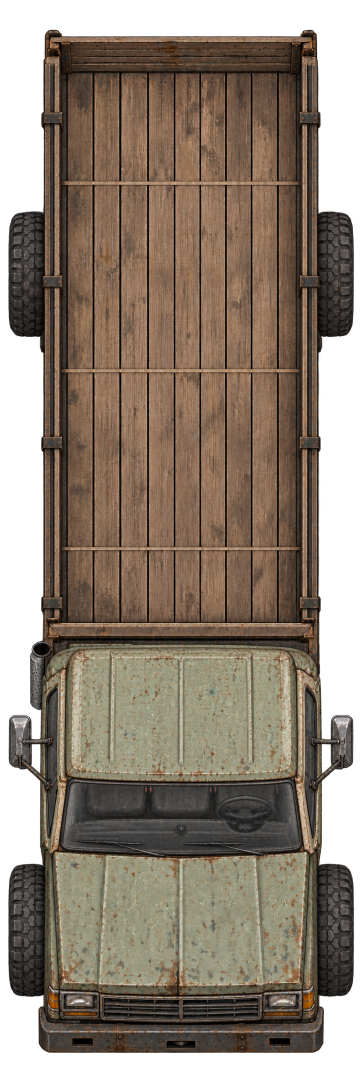
#> input picture dev/art/m4/ciezarowka/roof-on.png, 724 x 2172 px (shown at 1/2 size)
$ python validate.py
#> lines starting #> are read from the running program, lines starting #| are printed output that depends on the picture
"""Measure decoded, shipped pixels of the truck pair and write validation.json."""
import hashlib
import json
import sys
from pathlib import Path

from PIL import Image, ImageChops, ImageDraw

sys.dont_write_bytecode = True
from compose import CAB, HERE, SEAT_SHIFT, SIZE, compose

ROOT = HERE.parents[3]


def changed_pixels(a, b):
    difference = ImageChops.difference(a.convert("RGBA"), b.convert("RGBA"))
    maximum = Image.new("L", a.size)
    for channel in difference.split():
        maximum = ImageChops.lighter(maximum, channel)
    return maximum, maximum.point(lambda value: 255 if value else 0).histogram()[255]


if __name__ == "__main__":
    paths = [HERE / name for name in (
        "roof-on.png", "roof-off.png", "roof-on-native-v1.png", "roof-off-native-v1.png",
        "roof-on-v2.png", "roof-off-v2.png")]
    paths += [ROOT / name for name in ("tokens/pojazdy/ciezarowka.webp",
              "tokens/pojazdy/wnetrza/ciezarowka.webp", "tokens/portraits/pojazd-ciezarowka.webp")]
    files = []
    for path in paths:
        with Image.open(path) as image:
#> image is the input picture: PIL image 724x2172 RGBA; mean R, G, B, A 86.8, 73.8, 60.5, 194.5
            row = {"file": path.relative_to(ROOT).as_posix(), "size": list(image.size),
                   "mode": image.mode, "bytes": path.stat().st_size,
                   "sha256": hashlib.sha256(path.read_bytes()).hexdigest()}
            if "A" in image.getbands():
                alpha = image.getchannel("A")
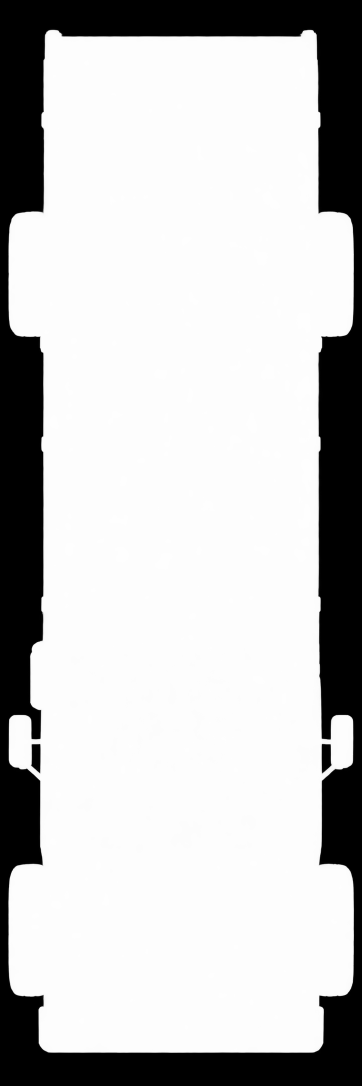
#> alpha: PIL image 724x2172 L (shown at 1/2 size); min 0, max 255, mean 194.5
                bounds = alpha.point(lambda value: 255 if value > 8 else 0).getbbox()
#> bounds = (16, 59, 708, 2106)
                row.update(alphaRange=list(alpha.getextrema()), bboxAlphaAbove8=bounds,
                           heightFillPercent=round((bounds[3]-bounds[1])*100/image.height,2))
                row["borderAlphaMax"] = max(alpha.crop(box).getextrema()[1] for box in (
                    (0,0,image.width,1), (0,image.height-1,image.width,image.height),
                    (0,0,1,image.height), (image.width-1,0,image.width,image.height)))
                assert row["alphaRange"] == [0,255] and row["borderAlphaMax"] <= 8
            files.append(row)
#> pass 2 of the loop `for path in paths:`:
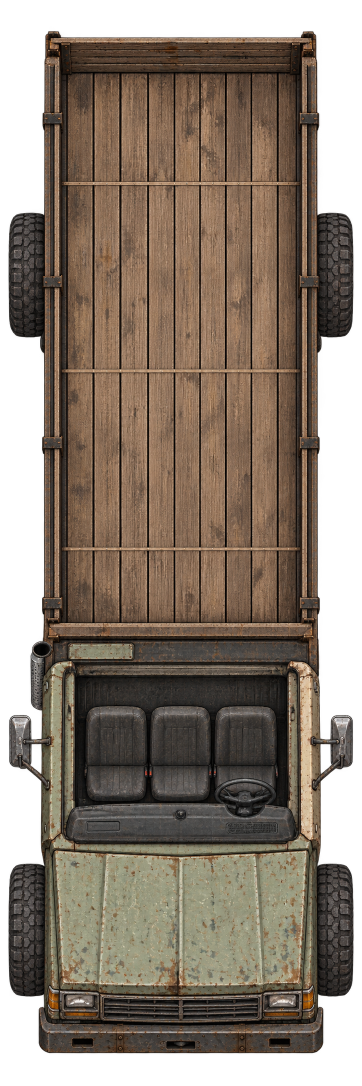
#> input picture dev/art/m4/ciezarowka/roof-off.png, 724 x 2172 px (shown at 1/2 size)
#> image is the input picture: PIL image 724x2172 RGBA; mean R, G, B, A 81.6, 68.7, 56.1, 193
#> `alpha = image.getchannel("A")`:
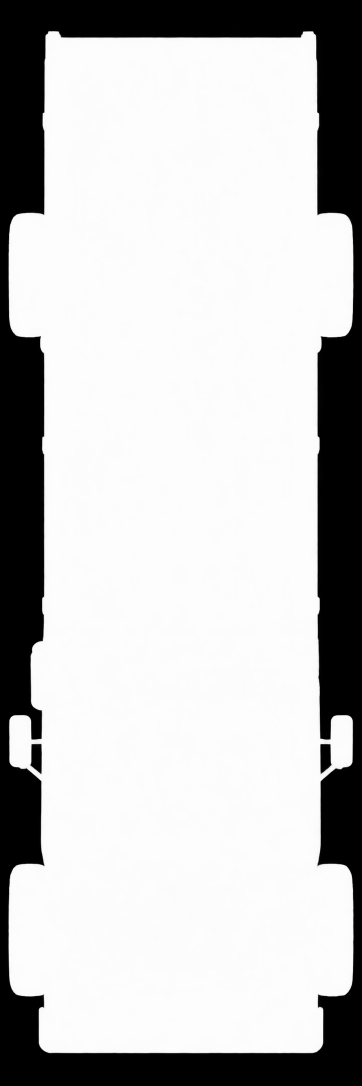
#> alpha: PIL image 724x2172 L (shown at 1/2 size); min 0, max 255, mean 193
#> bounds = (16, 60, 708, 2107)
#> pass 3 of the loop `for path in paths:`:
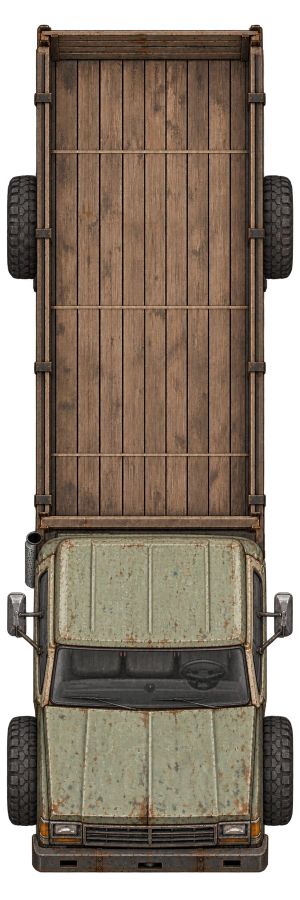
#> input picture dev/art/m4/ciezarowka/roof-on-native-v1.png, 600 x 1800 px (shown at 1/2 size)
#> image is the input picture: PIL image 600x1800 RGBA; mean R, G, B, A 86.7, 73.6, 60.2, 194.5
#> `alpha = image.getchannel("A")`:
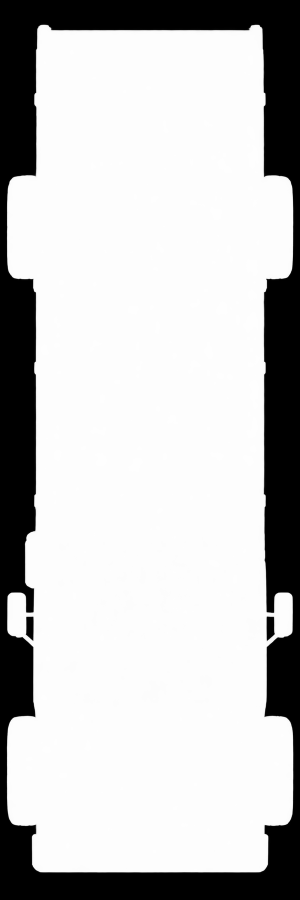
#> alpha: PIL image 600x1800 L (shown at 1/2 size); min 0, max 255, mean 194.5
#> bounds = (13, 49, 587, 1746)
#> (the run stopped early here; a loop or call above may not have finished)
